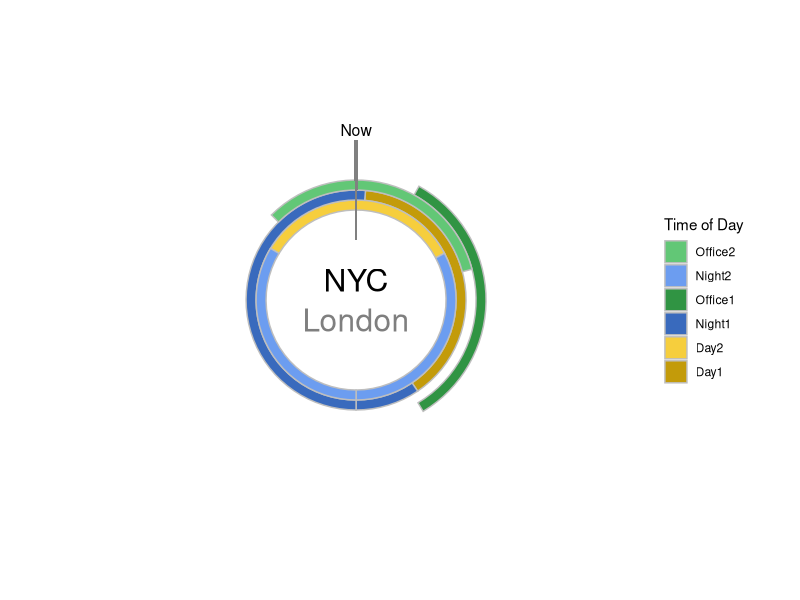

Here is the R script that generated this plot:
setwd('~/Desktop/Real Life/Coding Projects/TimeZones/')
library(tidyverse)

wrap_about = function(times){
  # Takes times split over 24/0 hour boundary and makes them into two rows.
  for (i in 1:nrow(times)){
    if (times$start[i] > times$end[i]){
      new_row1 = c(times$start[i], 24, times[i,3:length(times)])
      new_row2 = c(0, times$end[i], times[i,3:length(times)])
      if (typeof(new_row1) == 'list'){
        new_row1 = as.numeric(unlist(new_row1))
        new_row2 = as.numeric(unlist(new_row2))
      }
      times = rbind(times, new_row1, new_row2)
    }
  }
  times = times %>% filter(start <= end) %>% arrange(symbol, -start)
  return(times)
}

# It might be best to only limit the incoming data to two cities.
pydata = read_csv('for_ggplotting.csv', col_names = c('names', 'city', 'values'))
pydata

city_name = unique(pydata$city)

pydata = pydata %>% mutate(city = as.numeric(as.factor(city))) # converting city names to numeric values
pydata

# pydata = pydata %>% mutate(city = rep(1:(nrow(pydata)/4), each = 4)) # labels each city (can handle n-cities)

dayta = data_frame(city = pydata$city,
                   symbol = rep(1:4, nrow(pydata)/4),
                   start = pydata$values)

dayta = dayta %>% mutate(end = ifelse(symbol %in% c(1,3), lead(start), lag(start))) %>% select(3,4,2,1) # rearranges start/end values

dayta
dayta = wrap_about(dayta)
dayta

new_pal = data.frame('names' = c('Day1', 'Day2', 'Night1', 'Night2', 'Office1', 'Office2'),
                     'symbol' = rep(1:3, each = 2),
                     'city' = rep(1:2),
                     'hex_codes' = c('#C39B0A', '#F6CE3D', '#396ABD', '#6C9DF0', '#309443', '#62C776'),
                     stringsAsFactors = F)
new_pal = new_pal[c(6,4,5,3:1),]

dayta = dayta %>%
  filter(symbol != 4) %>%
  mutate(ring = ifelse(symbol %in% c(1,2), 1, 2),
                         gen = ifelse(ring == 1, 5, 6),
                         loc = ifelse(city == 1, -.25, +.25),
                         xmin = gen+loc-.25,
                         xmax = gen+loc+.25)

dayta = dayta %>% left_join(y = new_pal, by = c('symbol', 'city'))


ggplot(data = dayta, aes(fill = hex_codes)) +
  geom_rect(aes(xmin = xmin, xmax = xmax, ymin = start, ymax = end, fill = hex_codes), color = 'grey') +
  geom_rect(aes(xmin = 3, xmax = 8, ymin = 11.95, ymax = 12.05), fill = '#808080', alpha = 1) +
  annotate("text", x = 8.5, y = 12, label = 'Now', size = 4) +
  annotate("text", x = 1, y = 12, label = city_name[1], size = 8) +
  annotate("text", x = 1, y = 0, label = city_name[2], size = 8, alpha = .5) +
  lims(x = c(0,12), y = c(0,24)) +
  coord_polar(theta = 'y', start = pi) +
  scale_fill_manual(name = 'Time of Day', values = new_pal$hex_codes, labels = new_pal$names) +
  theme_void() + theme(legend.title = element_text())
